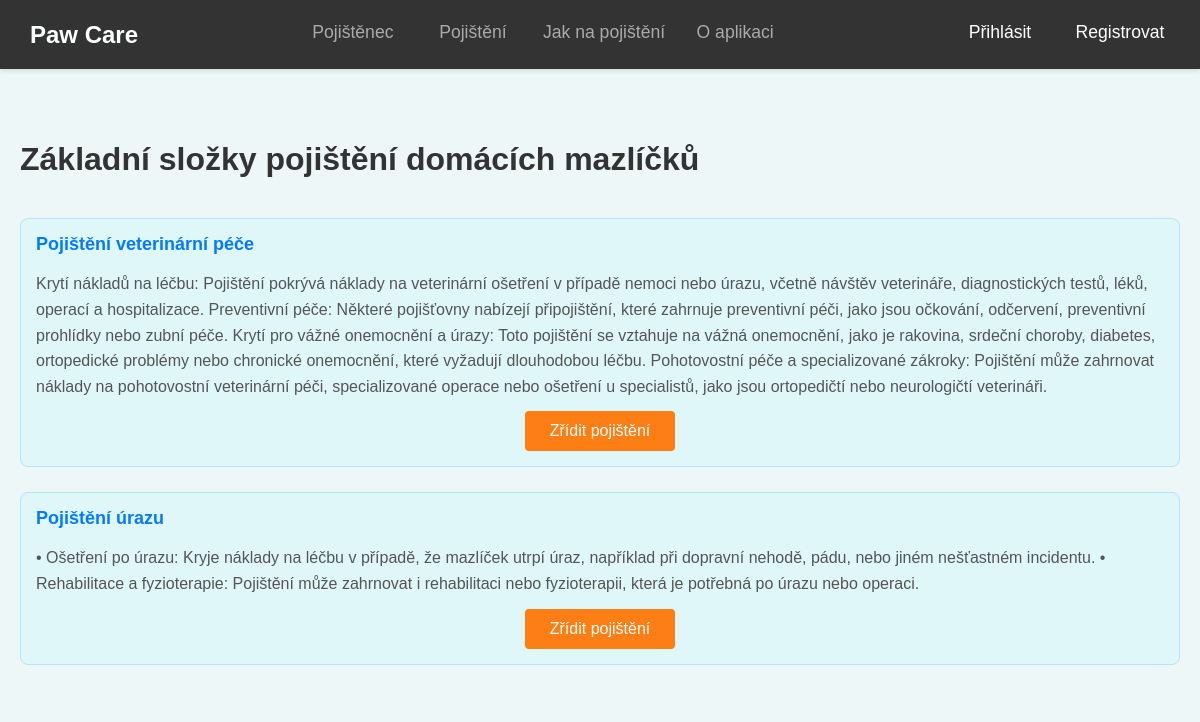
The app's page /pojisteni/pojisteni/1/kryti/, older data.
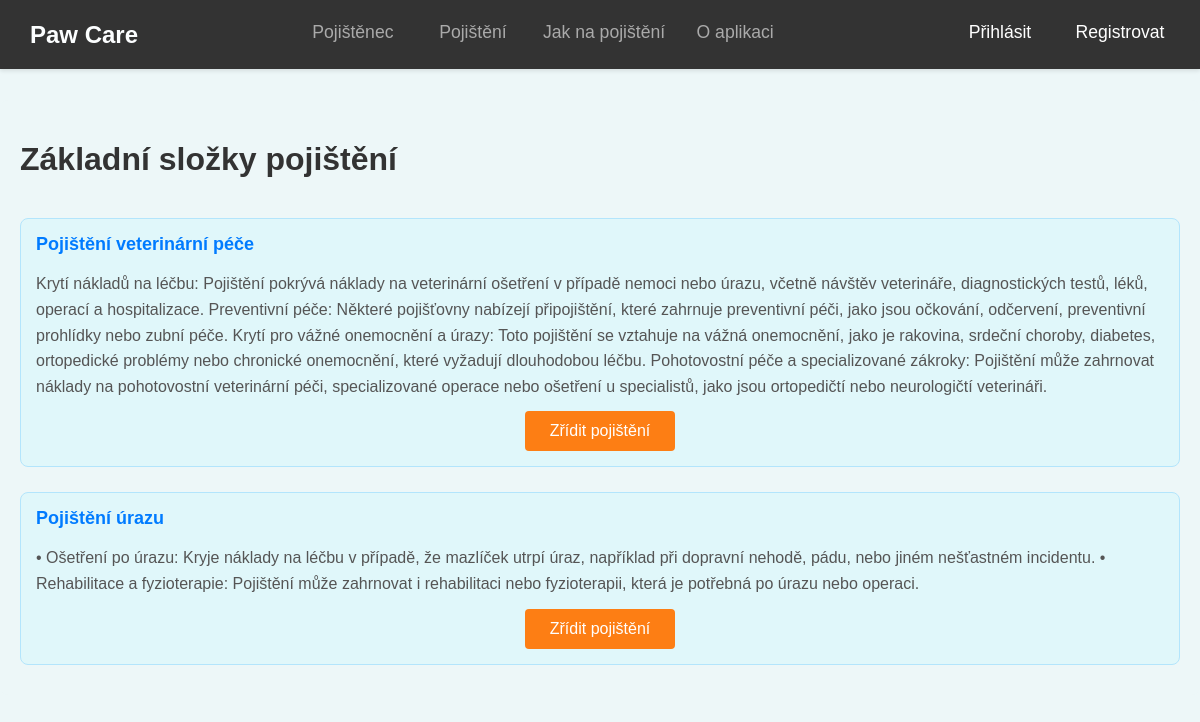
The same page, newer data.
### insurance/models.py (models this page shows, shortened)
class InsuranceType(models.Model):
    name = models.CharField("Název typu pojištění", max_length=100)
    description = models.TextField("Popis typu pojištění", blank=True)
    class Meta:
        verbose_name = "Typ pojištění"
        verbose_name_plural = "Typy pojištění"

class InsuranceCoverage(models.Model):
    insurance_type = models.ForeignKey(InsuranceType, related_name='coverages', on_delete=models.CASCADE, verbose_name="Typ pojištění")
    name = models.CharField("Název pojistného krytí", max_length=100)
    description = models.TextField("Popis pojistného krytí", blank=True)
    premium = models.FloatField("Pojistné", default=0.0)
    class Meta:
        verbose_name = "Pojistné krytí"
        verbose_name_plural = "Pojistná krytí"

### insurance/views.py (the view)
# urls.py: path('pojisteni/<int:id>/kryti/', views.insurance_coverage_list, name='insurance_coverage_list'),  # Zobrazení seznamu pojistných krytí
def insurance_coverage_list(request, id):
    insurance_type = get_object_or_404(InsuranceType, id=id)
    coverage_id = request.GET.get('coverage_id')
    if coverage_id:
        coverages = InsuranceCoverage.objects.filter(insurance_type=insurance_type, id=coverage_id)
    else:
        coverages = InsuranceCoverage.objects.filter(insurance_type=insurance_type)
    return render(request, 'insurance/insurance_coverage_list.html', {
        'insurance_type': insurance_type,
        'coverages': coverages,
    })

### insurance/templates/insurance/insurance_coverage_list.html (shortened to what this page needs)
{% extends 'insurance/base.html' %}
{% block content %}
<div class="container">
    <h1 class="page-title">{{ insurance_type.name }}</h1>
    <div class="insurance-coverage-list">
        {% for coverage in coverages %}
        <div class="coverage-item">
            <strong class="coverage-name">{{ coverage.name }}</strong>
            <p class="coverage-description">{{ coverage.description }}</p>
            <div class="coverage-actions">
                {% if user.is_staff %}
                    <a href="{% url 'add_policy_from_coverage' coverage.id %}" class="btn btn-primary btn-create-policy">Zřídit pojištění</a>
                {% else %}
                    <a href="{% url 'create_policy_for_user' coverage.id %}" class="btn btn-primary btn-create-policy">Zřídit pojištění</a>
                {% endif %}
            </div>
        </div>
        {% endfor %}
    </div>
</div>
{% endblock %}

Row changes from the older to the newer data that the page shows:
changed InsuranceType: name "Základní složky pojištění domácích mazlíčků" → "Základní složky pojištění"
